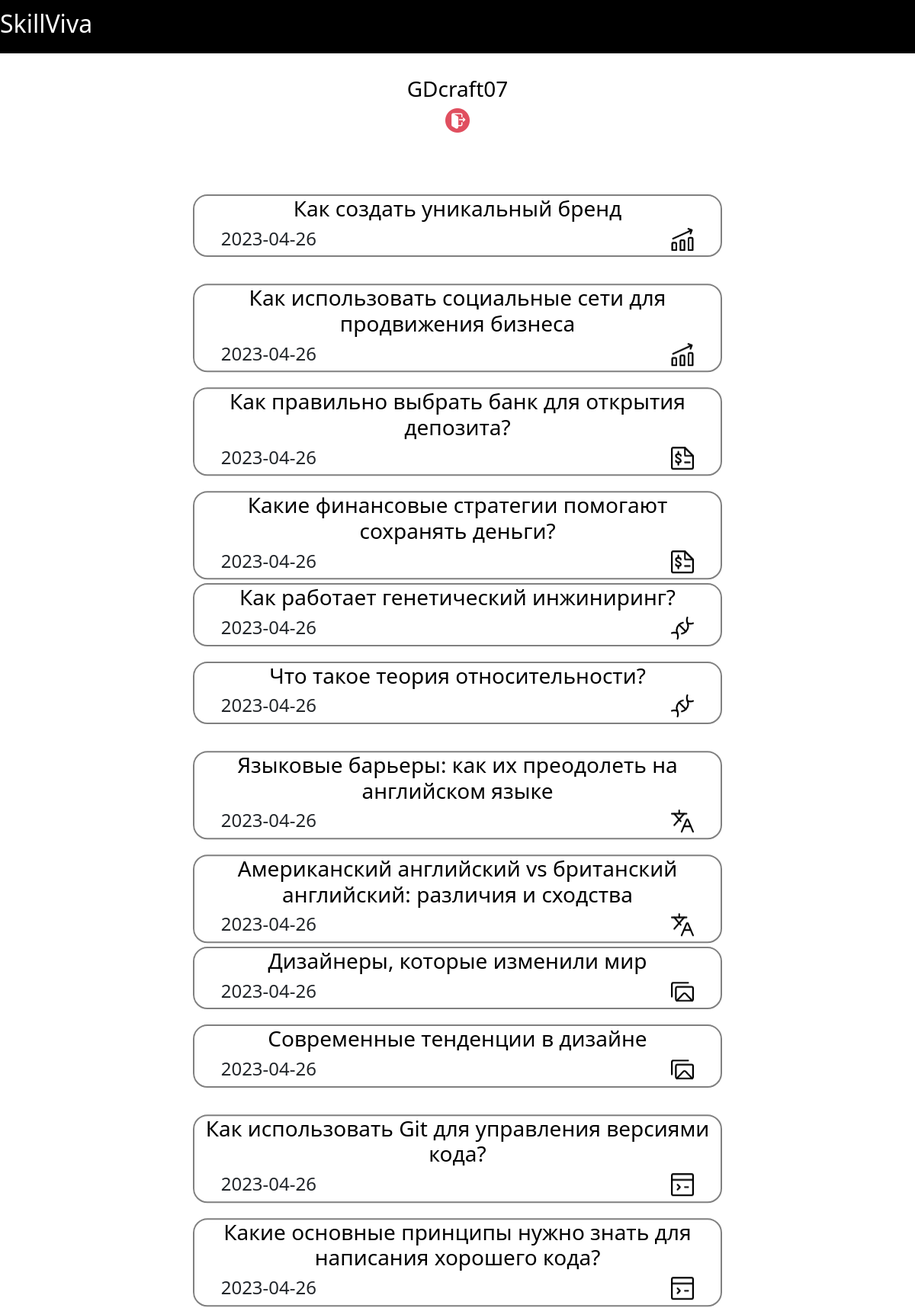
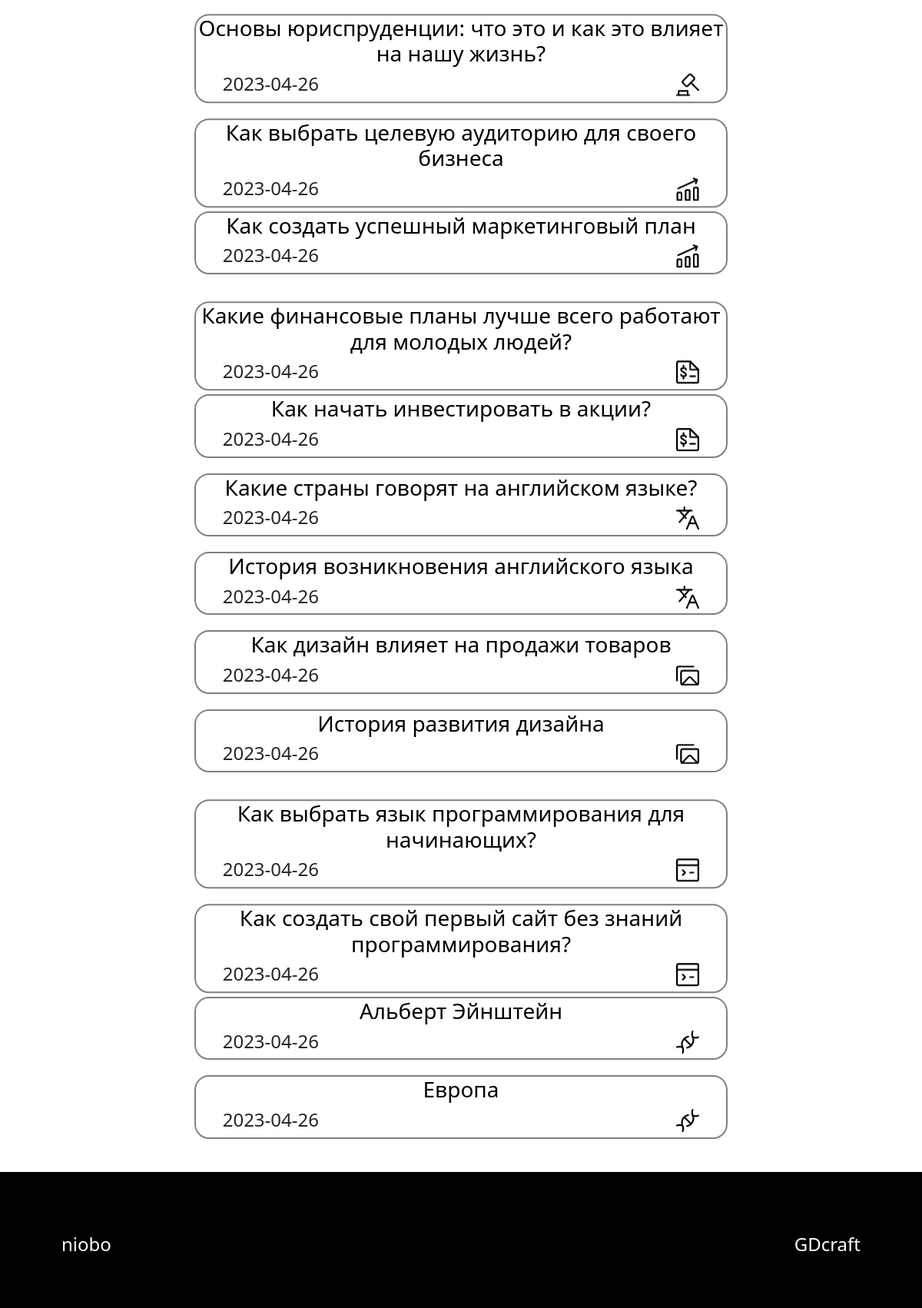
The page /profile/GDcraft07 (signed in) on the database its author committed (2 pictures, top to bottom).
### code/data/users.py (models this page shows, shortened)
class User(SqlAlchemyBase, UserMixin):
    __tablename__ = "users"
    id = sqlalchemy.Column(sqlalchemy.Integer,
                           primary_key=True, autoincrement=True)
    nickname = sqlalchemy.Column(sqlalchemy.String, unique=True, nullable=False)
    email = sqlalchemy.Column(sqlalchemy.String, unique=True, nullable=True)
    hashed_password = sqlalchemy.Column(sqlalchemy.String, nullable=True)
    posts = orm.relationship("Post", back_populates="user")

### code/data/posts.py (models this page shows)
class Post(SqlAlchemyBase, SerializerMixin):
    __tablename__ = 'posts'
    id = sqlalchemy.Column(sqlalchemy.Integer,
                           primary_key=True, autoincrement=True)
    user = orm.relationship('User', lazy='subquery')
    user_id = sqlalchemy.Column(sqlalchemy.Integer,
                                sqlalchemy.ForeignKey('users.id'))
    published = sqlalchemy.Column(sqlalchemy.DateTime, default=datetime.datetime.now)
    heading = sqlalchemy.Column(sqlalchemy.String, nullable=False)
    content = sqlalchemy.Column(sqlalchemy.String, nullable=False)
    category_id = sqlalchemy.Column(sqlalchemy.Integer,
                                 sqlalchemy.ForeignKey('categories.id'))
    serialize_rules =  ('-user',)

### code/server.py (the view)
@app.route('/profile/<string:nickname>')
@login_required
def profile(nickname):
    db_sess = db_session.create_session()
    user = db_sess.query(User).filter(User.nickname == nickname).first()
    posts = reversed(user.posts)
    if not user:
        return render_template('404.html', title='404')
    return render_template('profile_view.html',
                           title=f'@{nickname}',
                           user=user,
                           posts=posts)

### code/data/db_session.py (called while the page is built)
def create_session() -> Session:
    global __factory
    return __factory()

### code/server.py (called while the page is built)
@login_manager.user_loader
def load_user(id):
    db_sess = db_session.create_session()
    return db_sess.get(User, id)

### code/templates/profile_view.html
{% extends 'base.html' %}
{% block css %}
<link href="{{ url_for('static', filename='css/profile_view.css') }}" rel="stylesheet">
{% endblock %}
{% block content %}
    <div class="nickname">
        <h3>{{ user.nickname }}</h3>
        {% if current_user.id == user.id %}
            <div class="text-center">
                <a href="/logout">
                    <img src="../static/img/logout.png">
                </a>
            </div>
        {% endif %}
    </div>
    <br>
    <div class="contents">
        {% if user.posts %}
            {% for post in posts %}
                {% set published = post.published.date() %}
                {% set topic = post.category_id %}
                {% if topic == 1 %}
                    {% set img_name = "programming.png" %}
                {% elif topic == 2 %}
                    {% set img_name = "design.png" %}
                {% elif topic == 3 %}
                    {% set img_name = "english_language.png" %}
                {% elif topic == 4 %}
                    {% set img_name = "science.png" %}
                {% elif topic == 5 %}
                    {% set img_name = "finance.png" %}
                {% elif topic == 6 %}
                    {% set img_name = "marketing.png" %}
                {% elif topic == 7 %}
                    {% set img_name = "jurisprudence.png" %}
                {% endif %}
                <div class="block_post">
                        <div class="header">
                            <h3>
                                <a href="/posts/{{ post.id }}" class="link">
                                    {{ post.heading }}
                                </a>
                            </h3>
                        </div>
                        <div class="info">
                            <div class="published">
                                <h4>
                                    {{ published }}
                                </h4>
                            </div>
                            <div class="topic">
                                <img src="../static/img/{{ img_name }}" alt="Что-то пошло не так(">
                            </div>
                        </div>
                </div>
            {% endfor %}
        {% else %}
            <p class="nickname"> У этого пользователя совсем нет постов...</p>
        {% endif %}
    </div>
{% endblock %}

### code/templates/base.html (shortened to what this page needs)
<!DOCTYPE html>
<html>
    <head>
    <link href="https://cdn.jsdelivr.net/npm/bootstrap@5.3.0-alpha3/dist/css/bootstrap.min.css"
      rel="stylesheet"
>
    <link href="{{ url_for('static', filename='css/main_style.css') }}" rel="stylesheet">
    {% block css %}{% endblock %}
    </head>
    <body>
        <div class="custom-navbar">
            <a href="/posts" class="head_link">
                <h2 class="text-center">
                    SkillViva
                </h2>
            </a>
        </div>
        <div class="wrapper">
            <div class="content">
                {% block content %}
                {% endblock %}
            </div>
            <div class="footer">
                <div class="github_url">
                    <div class="niobo">
                        <h4>
                            <a href="https://github.com/niobo" class="head_link">niobo</a>
                        </h4>
                    </div>
                    <div class="GDcraft">
                        <h4>
                            <a href="https://github.com/GDcraft07" class="head_link">
                                GDcraft
                            </a>
                        </h4>
                    </div>
                </div>
            </div>
        </div>
    </body>
</html>

### code/static/css/main_style.css (style rules this page uses)
.custom-navbar { padding: 1% 0 1% 0; margin-bottom: 30px; background-color: black; color: white; }
html, body { height: 100%; }
.wrapper { display: flex; flex-direction: column; min-height: 100%; }
.content { flex: 1 0 auto; clear: both; }
.footer { flex: 0 0 auto; background-color: black; color: white; padding: 10vh 10vh; padding-bottom: 5%; margin: 10vh 0 0 0; }
.custom-navbar { display: flex; justify-content: space-between; align-items: center; }
.head_link { text-decoration: none; color: white; transition: .3s; background: linear-gradient(to right, white, white, white, white); background-size: 0 3px; background-position: 0 100%; background-repeat: no-repeat; }
.link { text-decoration: none; color: black; transition: .3s; background: linear-gradient(to right, black, black, black, black); background-size: 0 3px; background-position: 0 100%; background-repeat: no-repeat; }
.github_url { both: clear; }
.niobo { float: left; margin-right: 10%; }
.GDcraft { float: right; margin-left: 10%; }

### code/static/css/profile_view.css (style rules this page uses)
.nickname { text-align: center; color: black; }
.contents { float: center; width: 68%; min-height: 40vh; margin: 0 auto; }
.block_post { margin: 0 auto; width: 85%; border: 2px solid grey; margin-top: 20px; border-radius: 19px; transform: translateY(45%); height: 40%; }
.header { text-align: center; color: black; }
.info { display: flex; justify-content: space-between; margin-top: 0.5%; }
.published { padding-left: 5%; }
.topic { display: inline; float: right; padding-right: 5%; }

### rows shown on the page
User: nickname "GDcraft07"
Post: heading "Как создать уникальный бренд", published "2023-04-26"
Post: heading "Как использовать социальные сети для продвижения бизнеса", published "2023-04-26"
Post: heading "Как правильно выбрать банк для открытия депозита?", published "2023-04-26"
Post: heading "Какие финансовые стратегии помогают сохранять деньги?", published "2023-04-26"
Post: heading "Как работает генетический инжиниринг?", published "2023-04-26"
Post: heading "Что такое теория относительности?", published "2023-04-26"
Post: heading "Языковые барьеры: как их преодолеть на английском языке", published "2023-04-26"
Post: heading "Американский английский vs британский английский: различия и сходства", published "2023-04-26"
Post: heading "Дизайнеры, которые изменили мир", published "2023-04-26"
Post: heading "Современные тенденции в дизайне", published "2023-04-26"
Post: heading "Как использовать Git для управления версиями кода?", published "2023-04-26"
Post: heading "Какие основные принципы нужно знать для написания хорошего кода?", published "2023-04-26"
Post: heading "Основы юриспруденции: что это и как это влияет на нашу жизнь?", published "2023-04-26", shows a picture
Post: heading "Как выбрать целевую аудиторию для своего бизнеса", published "2023-04-26"
Post: heading "Как создать успешный маркетинговый план", published "2023-04-26"
Post: heading "Какие финансовые планы лучше всего работают для молодых людей?", published "2023-04-26"
Post: heading "Как начать инвестировать в акции?", published "2023-04-26"
Post: heading "Какие страны говорят на английском языке?", published "2023-04-26"
Post: heading "История возникновения английского языка", published "2023-04-26"
Post: heading "Как дизайн влияет на продажи товаров", published "2023-04-26"
Post: heading "История развития дизайна", published "2023-04-26"
Post: heading "Как выбрать язык программирования для начинающих?", published "2023-04-26"
Post: heading "Как создать свой первый сайт без знаний программирования?", published "2023-04-26"
Post: heading "Альберт Эйнштейн", published "2023-04-26"
Post: heading "Европа", published "2023-04-26"
